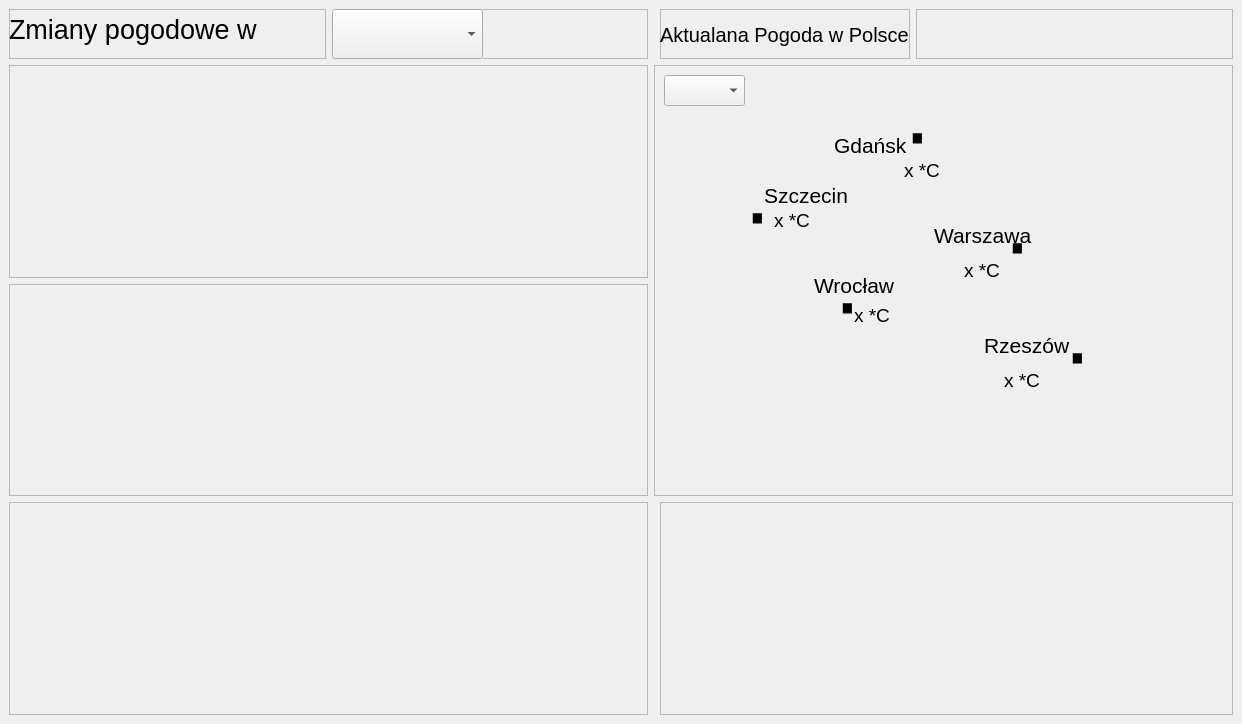
<?xml version="1.0" encoding="UTF-8"?>
<ui version="4.0">
 <class>WizualizacjaPogody</class>
 <widget class="QMainWindow" name="WizualizacjaPogody">
  <property name="geometry">
   <rect>
    <x>0</x>
    <y>0</y>
    <width>1242</width>
    <height>724</height>
   </rect>
  </property>
  <property name="sizePolicy">
   <sizepolicy hsizetype="Expanding" vsizetype="Expanding">
    <horstretch>0</horstretch>
    <verstretch>0</verstretch>
   </sizepolicy>
  </property>
  <property name="minimumSize">
   <size>
    <width>0</width>
    <height>0</height>
   </size>
  </property>
  <property name="font">
   <font>
    <pointsize>20</pointsize>
   </font>
  </property>
  <property name="windowTitle">
   <string>WizualizacjaPogody</string>
  </property>
  <property name="autoFillBackground">
   <bool>false</bool>
  </property>
  <widget class="QWidget" name="centralwidget">
   <property name="sizePolicy">
    <sizepolicy hsizetype="Expanding" vsizetype="Expanding">
     <horstretch>0</horstretch>
     <verstretch>0</verstretch>
    </sizepolicy>
   </property>
   <layout class="QGridLayout" name="gridLayout">
    <item row="0" column="2">
     <widget class="QFrame" name="frame">
      <property name="sizePolicy">
       <sizepolicy hsizetype="MinimumExpanding" vsizetype="Minimum">
        <horstretch>0</horstretch>
        <verstretch>0</verstretch>
       </sizepolicy>
      </property>
      <property name="frameShape">
       <enum>QFrame::StyledPanel</enum>
      </property>
      <property name="frameShadow">
       <enum>QFrame::Raised</enum>
      </property>
      <widget class="QComboBox" name="cityComboBox">
       <property name="geometry">
        <rect>
         <x>0</x>
         <y>0</y>
         <width>151</width>
         <height>50</height>
        </rect>
       </property>
       <property name="sizePolicy">
        <sizepolicy hsizetype="MinimumExpanding" vsizetype="MinimumExpanding">
         <horstretch>0</horstretch>
         <verstretch>0</verstretch>
        </sizepolicy>
       </property>
       <property name="minimumSize">
        <size>
         <width>50</width>
         <height>0</height>
        </size>
       </property>
       <property name="layoutDirection">
        <enum>Qt::LeftToRight</enum>
       </property>
       <property name="autoFillBackground">
        <bool>true</bool>
       </property>
      </widget>
     </widget>
    </item>
    <item row="2" column="1" colspan="2">
     <widget class="QFrame" name="frameChart1">
      <property name="sizePolicy">
       <sizepolicy hsizetype="Expanding" vsizetype="Expanding">
        <horstretch>0</horstretch>
        <verstretch>0</verstretch>
       </sizepolicy>
      </property>
      <property name="minimumSize">
       <size>
        <width>250</width>
        <height>100</height>
       </size>
      </property>
      <property name="frameShape">
       <enum>QFrame::StyledPanel</enum>
      </property>
      <property name="frameShadow">
       <enum>QFrame::Raised</enum>
      </property>
      <widget class="QChartView" name="TempChart" native="true">
       <property name="geometry">
        <rect>
         <x>0</x>
         <y>9</y>
         <width>1621</width>
         <height>801</height>
        </rect>
       </property>
       <property name="sizePolicy">
        <sizepolicy hsizetype="Fixed" vsizetype="Fixed">
         <horstretch>0</horstretch>
         <verstretch>0</verstretch>
        </sizepolicy>
       </property>
       <property name="minimumSize">
        <size>
         <width>250</width>
         <height>100</height>
        </size>
       </property>
      </widget>
     </widget>
    </item>
    <item row="4" column="1" colspan="2">
     <widget class="QFrame" name="frameChart4">
      <property name="sizePolicy">
       <sizepolicy hsizetype="Expanding" vsizetype="Expanding">
        <horstretch>0</horstretch>
        <verstretch>0</verstretch>
       </sizepolicy>
      </property>
      <property name="minimumSize">
       <size>
        <width>250</width>
        <height>125</height>
       </size>
      </property>
      <property name="frameShape">
       <enum>QFrame::StyledPanel</enum>
      </property>
      <property name="frameShadow">
       <enum>QFrame::Raised</enum>
      </property>
      <widget class="QChartView" name="RainChart" native="true">
       <property name="geometry">
        <rect>
         <x>0</x>
         <y>-1</y>
         <width>1481</width>
         <height>661</height>
        </rect>
       </property>
       <property name="sizePolicy">
        <sizepolicy hsizetype="Expanding" vsizetype="Expanding">
         <horstretch>0</horstretch>
         <verstretch>0</verstretch>
        </sizepolicy>
       </property>
       <property name="minimumSize">
        <size>
         <width>250</width>
         <height>100</height>
        </size>
       </property>
      </widget>
     </widget>
    </item>
    <item row="4" column="4" colspan="2">
     <widget class="QFrame" name="frameChart2">
      <property name="sizePolicy">
       <sizepolicy hsizetype="Expanding" vsizetype="Expanding">
        <horstretch>0</horstretch>
        <verstretch>0</verstretch>
       </sizepolicy>
      </property>
      <property name="minimumSize">
       <size>
        <width>250</width>
        <height>100</height>
       </size>
      </property>
      <property name="frameShape">
       <enum>QFrame::StyledPanel</enum>
      </property>
      <property name="frameShadow">
       <enum>QFrame::Raised</enum>
      </property>
      <widget class="QChartView" name="PressChart" native="true">
       <property name="geometry">
        <rect>
         <x>0</x>
         <y>0</y>
         <width>911</width>
         <height>551</height>
        </rect>
       </property>
       <property name="sizePolicy">
        <sizepolicy hsizetype="Expanding" vsizetype="Expanding">
         <horstretch>0</horstretch>
         <verstretch>0</verstretch>
        </sizepolicy>
       </property>
       <property name="minimumSize">
        <size>
         <width>250</width>
         <height>100</height>
        </size>
       </property>
      </widget>
     </widget>
    </item>
    <item row="0" column="4">
     <widget class="QFrame" name="frameNapis">
      <property name="sizePolicy">
       <sizepolicy hsizetype="Minimum" vsizetype="Minimum">
        <horstretch>0</horstretch>
        <verstretch>0</verstretch>
       </sizepolicy>
      </property>
      <property name="minimumSize">
       <size>
        <width>250</width>
        <height>50</height>
       </size>
      </property>
      <property name="frameShape">
       <enum>QFrame::StyledPanel</enum>
      </property>
      <property name="frameShadow">
       <enum>QFrame::Raised</enum>
      </property>
      <widget class="QLabel" name="napismapa">
       <property name="geometry">
        <rect>
         <x>0</x>
         <y>0</y>
         <width>571</width>
         <height>51</height>
        </rect>
       </property>
       <property name="sizePolicy">
        <sizepolicy hsizetype="Expanding" vsizetype="Expanding">
         <horstretch>0</horstretch>
         <verstretch>0</verstretch>
        </sizepolicy>
       </property>
       <property name="font">
        <font>
         <pointsize>15</pointsize>
        </font>
       </property>
       <property name="text">
        <string>Aktualana Pogoda w Polsce</string>
       </property>
       <property name="scaledContents">
        <bool>true</bool>
       </property>
      </widget>
     </widget>
    </item>
    <item row="3" column="1" colspan="2">
     <widget class="QFrame" name="frameChart3">
      <property name="sizePolicy">
       <sizepolicy hsizetype="Expanding" vsizetype="Expanding">
        <horstretch>0</horstretch>
        <verstretch>0</verstretch>
       </sizepolicy>
      </property>
      <property name="minimumSize">
       <size>
        <width>250</width>
        <height>100</height>
       </size>
      </property>
      <property name="frameShape">
       <enum>QFrame::StyledPanel</enum>
      </property>
      <property name="frameShadow">
       <enum>QFrame::Raised</enum>
      </property>
      <widget class="QChartView" name="WindChart" native="true">
       <property name="geometry">
        <rect>
         <x>0</x>
         <y>0</y>
         <width>1351</width>
         <height>621</height>
        </rect>
       </property>
       <property name="sizePolicy">
        <sizepolicy hsizetype="Expanding" vsizetype="Expanding">
         <horstretch>0</horstretch>
         <verstretch>0</verstretch>
        </sizepolicy>
       </property>
       <property name="minimumSize">
        <size>
         <width>250</width>
         <height>100</height>
        </size>
       </property>
      </widget>
     </widget>
    </item>
    <item row="0" column="1" alignment="Qt::AlignTop">
     <widget class="QFrame" name="frameComboBox">
      <property name="sizePolicy">
       <sizepolicy hsizetype="Expanding" vsizetype="Minimum">
        <horstretch>0</horstretch>
        <verstretch>0</verstretch>
       </sizepolicy>
      </property>
      <property name="minimumSize">
       <size>
        <width>50</width>
        <height>50</height>
       </size>
      </property>
      <property name="frameShape">
       <enum>QFrame::StyledPanel</enum>
      </property>
      <property name="frameShadow">
       <enum>QFrame::Raised</enum>
      </property>
      <widget class="QLabel" name="napiswykres">
       <property name="geometry">
        <rect>
         <x>0</x>
         <y>0</y>
         <width>521</width>
         <height>41</height>
        </rect>
       </property>
       <property name="sizePolicy">
        <sizepolicy hsizetype="Minimum" vsizetype="Minimum">
         <horstretch>0</horstretch>
         <verstretch>0</verstretch>
        </sizepolicy>
       </property>
       <property name="text">
        <string>Zmiany pogodowe w</string>
       </property>
       <property name="scaledContents">
        <bool>true</bool>
       </property>
      </widget>
     </widget>
    </item>
    <item row="0" column="5">
     <widget class="QFrame" name="frame_2">
      <property name="sizePolicy">
       <sizepolicy hsizetype="MinimumExpanding" vsizetype="Preferred">
        <horstretch>0</horstretch>
        <verstretch>0</verstretch>
       </sizepolicy>
      </property>
      <property name="frameShape">
       <enum>QFrame::StyledPanel</enum>
      </property>
      <property name="frameShadow">
       <enum>QFrame::Raised</enum>
      </property>
     </widget>
    </item>
    <item row="2" column="3" rowspan="2" colspan="3">
     <widget class="QFrame" name="frameMapa">
      <property name="sizePolicy">
       <sizepolicy hsizetype="Expanding" vsizetype="Expanding">
        <horstretch>0</horstretch>
        <verstretch>0</verstretch>
       </sizepolicy>
      </property>
      <property name="minimumSize">
       <size>
        <width>250</width>
        <height>250</height>
       </size>
      </property>
      <property name="frameShape">
       <enum>QFrame::StyledPanel</enum>
      </property>
      <property name="frameShadow">
       <enum>QFrame::Raised</enum>
      </property>
      <widget class="QLabel" name="kropkaWroclaw">
       <property name="geometry">
        <rect>
         <x>180</x>
         <y>170</y>
         <width>49</width>
         <height>91</height>
        </rect>
       </property>
       <property name="sizePolicy">
        <sizepolicy hsizetype="Expanding" vsizetype="Expanding">
         <horstretch>0</horstretch>
         <verstretch>0</verstretch>
        </sizepolicy>
       </property>
       <property name="font">
        <font>
         <pointsize>72</pointsize>
        </font>
       </property>
       <property name="text">
        <string>.</string>
       </property>
       <property name="scaledContents">
        <bool>true</bool>
       </property>
      </widget>
      <widget class="QLabel" name="napisWroclaw">
       <property name="geometry">
        <rect>
         <x>160</x>
         <y>200</y>
         <width>101</width>
         <height>41</height>
        </rect>
       </property>
       <property name="sizePolicy">
        <sizepolicy hsizetype="Expanding" vsizetype="Expanding">
         <horstretch>0</horstretch>
         <verstretch>0</verstretch>
        </sizepolicy>
       </property>
       <property name="font">
        <font>
         <pointsize>16</pointsize>
        </font>
       </property>
       <property name="text">
        <string>Wrocław</string>
       </property>
       <property name="scaledContents">
        <bool>true</bool>
       </property>
      </widget>
      <widget class="QLabel" name="WroclawTemp">
       <property name="geometry">
        <rect>
         <x>200</x>
         <y>230</y>
         <width>51</width>
         <height>41</height>
        </rect>
       </property>
       <property name="sizePolicy">
        <sizepolicy hsizetype="Expanding" vsizetype="Expanding">
         <horstretch>0</horstretch>
         <verstretch>0</verstretch>
        </sizepolicy>
       </property>
       <property name="font">
        <font>
         <pointsize>14</pointsize>
        </font>
       </property>
       <property name="text">
        <string>x *C</string>
       </property>
       <property name="scaledContents">
        <bool>true</bool>
       </property>
      </widget>
      <widget class="QLabel" name="napisSzczecin">
       <property name="geometry">
        <rect>
         <x>110</x>
         <y>110</y>
         <width>101</width>
         <height>41</height>
        </rect>
       </property>
       <property name="sizePolicy">
        <sizepolicy hsizetype="Expanding" vsizetype="Expanding">
         <horstretch>0</horstretch>
         <verstretch>0</verstretch>
        </sizepolicy>
       </property>
       <property name="font">
        <font>
         <pointsize>16</pointsize>
        </font>
       </property>
       <property name="text">
        <string>Szczecin</string>
       </property>
       <property name="scaledContents">
        <bool>true</bool>
       </property>
      </widget>
      <widget class="QLabel" name="SzczecinTemp">
       <property name="geometry">
        <rect>
         <x>120</x>
         <y>140</y>
         <width>51</width>
         <height>31</height>
        </rect>
       </property>
       <property name="sizePolicy">
        <sizepolicy hsizetype="Expanding" vsizetype="Expanding">
         <horstretch>0</horstretch>
         <verstretch>0</verstretch>
        </sizepolicy>
       </property>
       <property name="font">
        <font>
         <pointsize>14</pointsize>
        </font>
       </property>
       <property name="text">
        <string>x *C</string>
       </property>
       <property name="scaledContents">
        <bool>true</bool>
       </property>
      </widget>
      <widget class="QLabel" name="kropkaSzczecin">
       <property name="geometry">
        <rect>
         <x>90</x>
         <y>80</y>
         <width>49</width>
         <height>91</height>
        </rect>
       </property>
       <property name="sizePolicy">
        <sizepolicy hsizetype="Expanding" vsizetype="Expanding">
         <horstretch>0</horstretch>
         <verstretch>0</verstretch>
        </sizepolicy>
       </property>
       <property name="font">
        <font>
         <pointsize>72</pointsize>
        </font>
       </property>
       <property name="text">
        <string>.</string>
       </property>
       <property name="scaledContents">
        <bool>true</bool>
       </property>
      </widget>
      <widget class="QLabel" name="kropkaGdansk">
       <property name="geometry">
        <rect>
         <x>250</x>
         <y>0</y>
         <width>49</width>
         <height>91</height>
        </rect>
       </property>
       <property name="sizePolicy">
        <sizepolicy hsizetype="Expanding" vsizetype="Expanding">
         <horstretch>0</horstretch>
         <verstretch>0</verstretch>
        </sizepolicy>
       </property>
       <property name="font">
        <font>
         <pointsize>72</pointsize>
        </font>
       </property>
       <property name="text">
        <string>.</string>
       </property>
       <property name="scaledContents">
        <bool>true</bool>
       </property>
      </widget>
      <widget class="QLabel" name="napisGdansk">
       <property name="geometry">
        <rect>
         <x>180</x>
         <y>60</y>
         <width>101</width>
         <height>41</height>
        </rect>
       </property>
       <property name="font">
        <font>
         <pointsize>16</pointsize>
        </font>
       </property>
       <property name="text">
        <string>Gdańsk</string>
       </property>
       <property name="scaledContents">
        <bool>true</bool>
       </property>
      </widget>
      <widget class="QLabel" name="GdanskTemp">
       <property name="geometry">
        <rect>
         <x>250</x>
         <y>90</y>
         <width>51</width>
         <height>31</height>
        </rect>
       </property>
       <property name="sizePolicy">
        <sizepolicy hsizetype="Expanding" vsizetype="Expanding">
         <horstretch>0</horstretch>
         <verstretch>0</verstretch>
        </sizepolicy>
       </property>
       <property name="font">
        <font>
         <pointsize>14</pointsize>
        </font>
       </property>
       <property name="text">
        <string>x *C</string>
       </property>
       <property name="scaledContents">
        <bool>true</bool>
       </property>
      </widget>
      <widget class="QLabel" name="napisWarszawa">
       <property name="geometry">
        <rect>
         <x>280</x>
         <y>150</y>
         <width>101</width>
         <height>41</height>
        </rect>
       </property>
       <property name="sizePolicy">
        <sizepolicy hsizetype="Expanding" vsizetype="Expanding">
         <horstretch>0</horstretch>
         <verstretch>0</verstretch>
        </sizepolicy>
       </property>
       <property name="font">
        <font>
         <pointsize>16</pointsize>
        </font>
       </property>
       <property name="text">
        <string>Warszawa</string>
       </property>
       <property name="scaledContents">
        <bool>true</bool>
       </property>
      </widget>
      <widget class="QLabel" name="WarszawaTemp">
       <property name="geometry">
        <rect>
         <x>310</x>
         <y>190</y>
         <width>51</width>
         <height>31</height>
        </rect>
       </property>
       <property name="sizePolicy">
        <sizepolicy hsizetype="Expanding" vsizetype="Expanding">
         <horstretch>0</horstretch>
         <verstretch>0</verstretch>
        </sizepolicy>
       </property>
       <property name="font">
        <font>
         <pointsize>14</pointsize>
        </font>
       </property>
       <property name="text">
        <string>x *C</string>
       </property>
       <property name="scaledContents">
        <bool>true</bool>
       </property>
      </widget>
      <widget class="QLabel" name="kropkaWarszawa">
       <property name="geometry">
        <rect>
         <x>350</x>
         <y>110</y>
         <width>49</width>
         <height>91</height>
        </rect>
       </property>
       <property name="sizePolicy">
        <sizepolicy hsizetype="Expanding" vsizetype="Expanding">
         <horstretch>0</horstretch>
         <verstretch>0</verstretch>
        </sizepolicy>
       </property>
       <property name="font">
        <font>
         <pointsize>72</pointsize>
        </font>
       </property>
       <property name="text">
        <string>.</string>
       </property>
       <property name="scaledContents">
        <bool>true</bool>
       </property>
      </widget>
      <widget class="QLabel" name="napisRzeszow">
       <property name="geometry">
        <rect>
         <x>330</x>
         <y>260</y>
         <width>101</width>
         <height>41</height>
        </rect>
       </property>
       <property name="sizePolicy">
        <sizepolicy hsizetype="Expanding" vsizetype="Expanding">
         <horstretch>0</horstretch>
         <verstretch>0</verstretch>
        </sizepolicy>
       </property>
       <property name="font">
        <font>
         <pointsize>16</pointsize>
        </font>
       </property>
       <property name="text">
        <string>Rzeszów</string>
       </property>
       <property name="scaledContents">
        <bool>true</bool>
       </property>
      </widget>
      <widget class="QLabel" name="RzeszowTemp">
       <property name="geometry">
        <rect>
         <x>350</x>
         <y>300</y>
         <width>61</width>
         <height>31</height>
        </rect>
       </property>
       <property name="sizePolicy">
        <sizepolicy hsizetype="Expanding" vsizetype="Expanding">
         <horstretch>0</horstretch>
         <verstretch>0</verstretch>
        </sizepolicy>
       </property>
       <property name="font">
        <font>
         <pointsize>14</pointsize>
        </font>
       </property>
       <property name="text">
        <string>x *C</string>
       </property>
       <property name="scaledContents">
        <bool>true</bool>
       </property>
      </widget>
      <widget class="QLabel" name="kropkaRzeszow">
       <property name="geometry">
        <rect>
         <x>410</x>
         <y>220</y>
         <width>49</width>
         <height>91</height>
        </rect>
       </property>
       <property name="sizePolicy">
        <sizepolicy hsizetype="Expanding" vsizetype="Expanding">
         <horstretch>0</horstretch>
         <verstretch>0</verstretch>
        </sizepolicy>
       </property>
       <property name="font">
        <font>
         <pointsize>72</pointsize>
        </font>
       </property>
       <property name="text">
        <string>.</string>
       </property>
       <property name="scaledContents">
        <bool>true</bool>
       </property>
      </widget>
      <widget class="QLabel" name="mapa">
       <property name="geometry">
        <rect>
         <x>0</x>
         <y>0</y>
         <width>591</width>
         <height>441</height>
        </rect>
       </property>
       <property name="sizePolicy">
        <sizepolicy hsizetype="Expanding" vsizetype="Expanding">
         <horstretch>0</horstretch>
         <verstretch>0</verstretch>
        </sizepolicy>
       </property>
       <property name="minimumSize">
        <size>
         <width>0</width>
         <height>0</height>
        </size>
       </property>
       <property name="maximumSize">
        <size>
         <width>1600</width>
         <height>900</height>
        </size>
       </property>
       <property name="text">
        <string/>
       </property>
       <property name="pixmap">
        <pixmap resource="resources.qrc">:/images/mapa.jpg</pixmap>
       </property>
       <property name="scaledContents">
        <bool>true</bool>
       </property>
      </widget>
      <widget class="QComboBox" name="zmianaJezyka">
       <property name="geometry">
        <rect>
         <x>10</x>
         <y>10</y>
         <width>81</width>
         <height>31</height>
        </rect>
       </property>
      </widget>
      <zorder>mapa</zorder>
      <zorder>kropkaWroclaw</zorder>
      <zorder>napisWroclaw</zorder>
      <zorder>WroclawTemp</zorder>
      <zorder>napisSzczecin</zorder>
      <zorder>SzczecinTemp</zorder>
      <zorder>kropkaSzczecin</zorder>
      <zorder>kropkaGdansk</zorder>
      <zorder>napisGdansk</zorder>
      <zorder>GdanskTemp</zorder>
      <zorder>napisWarszawa</zorder>
      <zorder>WarszawaTemp</zorder>
      <zorder>kropkaWarszawa</zorder>
      <zorder>napisRzeszow</zorder>
      <zorder>RzeszowTemp</zorder>
      <zorder>kropkaRzeszow</zorder>
      <zorder>zmianaJezyka</zorder>
     </widget>
    </item>
   </layout>
  </widget>
 </widget>
 <customwidgets>
  <customwidget>
   <class>QChartView</class>
   <extends>QWidget</extends>
   <header>qchartview.h</header>
   <container>1</container>
  </customwidget>
 </customwidgets>
 <resources>
  <include location="resources.qrc"/>
 </resources>
 <connections/>
</ui>
